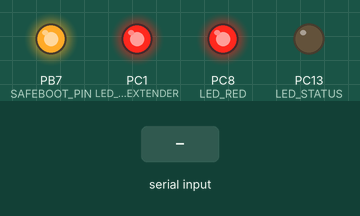
A sketch run on a simulated STM32 Blue Pill. Shown: output pins drawn as LEDs (lit = HIGH). The test bench sets the inputs (shaded band). The modem accepts every AT command (registered, SIM ready, sends succeed) and sends nothing else.

Above: at 1.2 s.
1.3 s: "!" received over the second serial link
At 1.7 s:
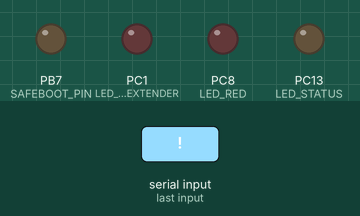
Timing chart, 0 to 4.3 s (numbered marks = the images above; inputs shaded):
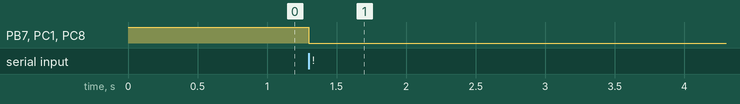

The sketch:

m3b_tunnel.ino
```cpp
/*
  Example Code for the m3b Demo Board to tunnel PC serial to m.YON.
  PC Serial: 115200 Baud

  Use character '!' (0x21) to start the bootloader.
  The red LED indicates that the bootloader is active.
  Then upload new FW with XMODEM protocol.
  Press reset button to exit bootloader after upload is finished.
*/

#include "HardwareSerial.h"
#include "RingBuf.h"

#define SAFEBOOT_PIN PB7
#define LED_RED PC8
#define LED_RED_EXTENDER PC1
#define LED_STATUS PC13


HardwareSerial SerialMioty(PC11, PC10);
HardwareSerial SerialM3B(PA10, PA9);


/*
  Use a ring buffer to buffer the data sent from SerialM3B to SerialMioty.
  The higher baudrate of SerialM3B would else cause the Tx buffer of
  SerialMioty to overflow on large commands.
*/
static RingBuf<uint8_t, 1024> cmd_buffer;
static bool bootloader_active = false;


void setup() {
  /* setup pins */
  pinMode(SAFEBOOT_PIN, OUTPUT);
  pinMode(LED_STATUS, OUTPUT);
  pinMode(LED_RED, OUTPUT);
  pinMode(LED_RED_EXTENDER, OUTPUT);
  digitalWrite(SAFEBOOT_PIN, 1);
  digitalWrite(LED_RED, 1);
  digitalWrite(LED_RED_EXTENDER, 1);

  /* setup Serials */
  SerialMioty.begin(9600);
  SerialM3B.begin(115200);

  /* send empty command, if bootloader is active this exits it */
  SerialMioty.print("\r");
  delay(20);
  /* discard possible bytes in Rx buffer */
  while (SerialMioty.available()) {
    SerialMioty.read();
  }

  /* indicate startup */
  digitalWrite(LED_STATUS, 0);
  SerialM3B.println("");
  SerialM3B.println("M3B Serial Tunnel Demo started");
}

void loop() {
  if (SerialM3B.available()) {
    if (bootloader_active) {
      SerialMioty.write(SerialM3B.read());
    } else {
      uint8_t new_byte = SerialM3B.read();
      if (new_byte == '!') {
        SerialM3B.println("Starting Bootloader, press Reset Button when finished");
        digitalWrite(SAFEBOOT_PIN, 0);
        cmd_buffer.clear();
        SerialMioty.print("AT-RST\r");
        SerialMioty.end();
        SerialMioty.begin(115200);
        bootloader_active = true;
        digitalWrite(LED_RED, 0);
        digitalWrite(LED_RED_EXTENDER, 0);
      } else {
        cmd_buffer.push(new_byte);
      }
    }
  }
  if (!cmd_buffer.isEmpty() && SerialMioty.availableForWrite()) {
    uint8_t byte;
    cmd_buffer.pop(byte);
    SerialMioty.write(byte);
  }
  if (SerialMioty.available()) {
    SerialM3B.write(SerialMioty.read());
  }
}
```

Measured:
- after the input at 1.3 s, PB7 (SAFEBOOT_PIN), PC1 (LED_RED_EXTENDER), PC8 (LED_RED): HIGH → LOW at once
